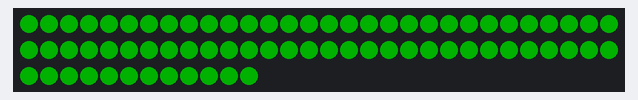
The sketch below on a simulated Arduino Uno, built with avr-gcc and run on an emulated ATmega328P. Parts: 72 RGB LEDs in strip order, left to right, continuing on the next row. Dim RGB values are drawn brighter than linear; colours are those a GRB WS2812 strip shows for the declared byte order.

Above: at 0.15 s.
At 4.68 s:
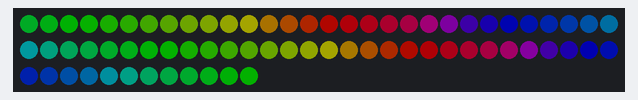
At 9.8 s:
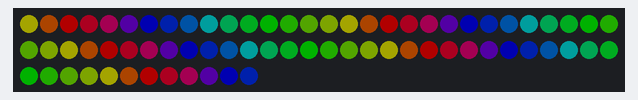
At 19.46 s:
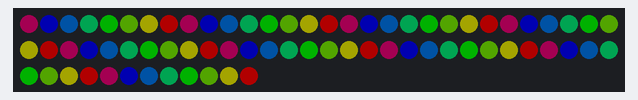
At 29.11 s:
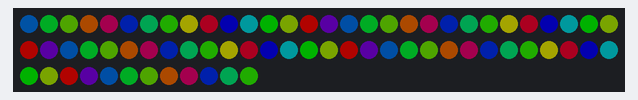
At 39.67 s:
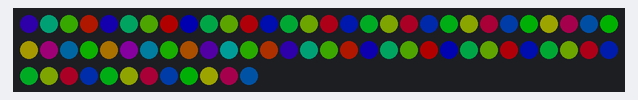

The sketch:

RGB.ino
```cpp
#include <FastLED.h>

#define LED_PIN 13
#define LED_COUNT 72

CRGB strip[LED_COUNT];

void setup ()
{
  FastLED.addLeds<WS2812, LED_PIN, RGB>(strip, LED_COUNT);
}

float color = 0;
int dif = 0;

void loop ()
{
  for (int i = 0; i < LED_COUNT; i++)
  {
    strip[i] = CHSV(i*color + dif, 255, 120);
  }

  FastLED.show();
  dif += 1;
  color += 0.01;

  if (color > 15000){
    color == 0;
  }

  if (dif > 15000){
    dif == 0;
  }
}
```
